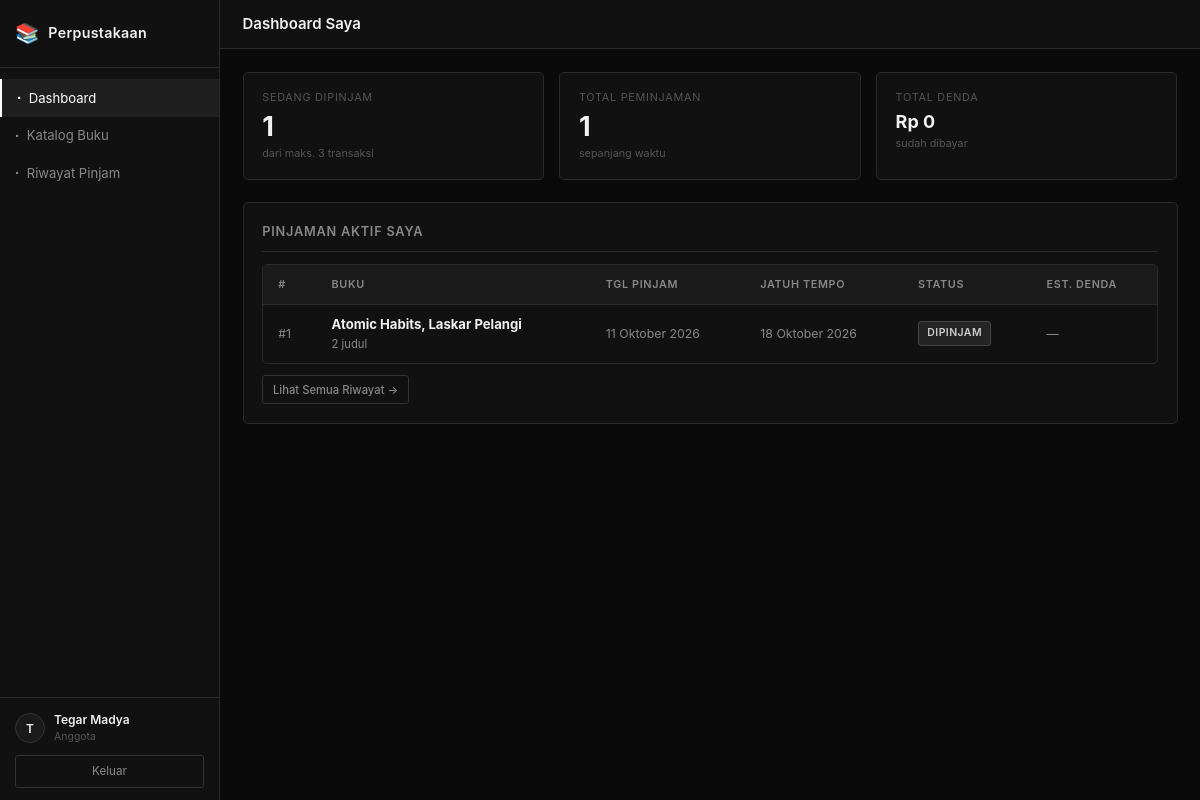
The app's page /anggota/dashboard.php (signed in) with its own data.
### tables this page shows
CREATE TABLE peminjaman (
    id                  INT UNSIGNED AUTO_INCREMENT PRIMARY KEY,
    user_id             INT UNSIGNED NOT NULL,
    tanggal_pinjam      DATE         NOT NULL,
    tanggal_jatuh_tempo DATE         NOT NULL,
    tanggal_kembali     DATE         DEFAULT NULL,
    status              ENUM('dipinjam','dikembalikan') NOT NULL DEFAULT 'dipinjam',
    denda               DECIMAL(12,2) NOT NULL DEFAULT 0.00,
    CONSTRAINT fk_peminjaman_user FOREIGN KEY (user_id) REFERENCES users(id) ON UPDATE CASCADE
);

### includes/fungsi.php (called while the page is built, shortened)
<?php
function formatRupiah(float $angka): string {
    return 'Rp ' . number_format($angka, 0, ',', '.');
}
function formatTanggal(?string $tanggal): string {
    $bulan = [
        1=>'Januari',2=>'Februari',3=>'Maret',4=>'April',
        5=>'Mei',6=>'Juni',7=>'Juli',8=>'Agustus',
        9=>'September',10=>'Oktober',11=>'November',12=>'Desember'
    ];
    $d = new DateTime($tanggal);
    return $d->format('d') . ' ' . $bulan[(int)$d->format('n')] . ' ' . $d->format('Y');
}
function isTelat(string $jatuhTempo): bool {
    $today   = new DateTime();
    $expired = new DateTime($jatuhTempo);
    return $today > $expired;
}
function e(string $str): string {
    return htmlspecialchars($str, ENT_QUOTES, 'UTF-8');
}

### anggota/dashboard.php (the view, shortened to what this page needs)
<?php
require_once __DIR__ . '/../config/koneksi.php';
require_once __DIR__ . '/../includes/fungsi.php';
$user       = currentUser();
$pinjamanAktif = $pdo->prepare("
    SELECT p.*, GROUP_CONCAT(b.judul ORDER BY b.judul SEPARATOR ', ') AS judul_buku,
           COUNT(dp.id) AS jumlah_buku
    FROM peminjaman p
    JOIN detail_peminjaman dp ON p.id = dp.peminjaman_id
    JOIN buku b ON dp.buku_id = b.id
    WHERE p.user_id = :uid AND p.status = 'dipinjam'
    GROUP BY p.id
    ORDER BY p.tanggal_jatuh_tempo ASC
");
$pinjamanAktif->execute([':uid' => $user['id']]);
$aktif = $pinjamanAktif->fetchAll();
$stmtTotal = $pdo->prepare("SELECT COUNT(*) FROM peminjaman WHERE user_id = :uid");
$stmtTotal->execute([':uid' => $user['id']]);
$totalPinjam = (int) $stmtTotal->fetchColumn();
$stmtTotalDenda = $pdo->prepare("SELECT COALESCE(SUM(denda),0) FROM peminjaman WHERE user_id = :uid");
$stmtTotalDenda->execute([':uid' => $user['id']]);
$totalDenda = (float) $stmtTotalDenda->fetchColumn();
require_once __DIR__ . '/../includes/header.php';
?>
<div class="stats-grid">
    <div class="stat-card">
        <div class="stat-label">Sedang Dipinjam</div>
        <div class="stat-value"><?= count($aktif) ?></div>
        <div class="stat-sub">dari maks. <?= MAKS_PINJAM ?> transaksi</div>
    </div>
    <div class="stat-card">
        <div class="stat-label">Total Peminjaman</div>
        <div class="stat-value"><?= $totalPinjam ?></div>
        <div class="stat-sub">sepanjang waktu</div>
    </div>
    <div class="stat-card">
        <div class="stat-label">Total Denda</div>
        <div class="stat-value" style="font-size:1.2rem;"><?= formatRupiah($totalDenda) ?></div>
        <div class="stat-sub">sudah dibayar</div>
    </div>
</div>
<div class="card">
    <div class="card-title">Pinjaman Aktif Saya</div>
    <?php if (empty($aktif)): ?>
        <div class="empty-state">
            <div class="empty-state-icon">📖</div>
            <div class="empty-state-text">Tidak ada pinjaman aktif saat ini.</div>
            <a href="<?= APP_URL ?>/anggota/katalog.php" class="btn btn-secondary btn-sm" style="margin-top:1rem;">
                Lihat Katalog Buku
            </a>
        </div>
    <?php else: ?>
        <div class="table-wrapper">
            <table>
                <thead>
                    <tr>
                        <th>#</th>
                        <th>Buku</th>
                        <th>Tgl Pinjam</th>
                        <th>Jatuh Tempo</th>
                        <th>Status</th>
                        <th>Est. Denda</th>
                    </tr>
                </thead>
                <tbody>
                    <?php foreach ($aktif as $p): ?>
                        <?php
                        $isLate  = isTelat($p['tanggal_jatuh_tempo']);
                        $estDenda = $isLate ? hitungDenda($p['tanggal_jatuh_tempo'], date('Y-m-d'), $p['jumlah_buku']) : 0;
                        ?>
                        <tr>
                            <td class="td-muted">#<?= $p['id'] ?></td>
                            <td>
                                <strong><?= e(mb_strimwidth($p['judul_buku'], 0, 60, '...')) ?></strong>
                                <div class="td-muted" style="font-size:0.75rem;"><?= $p['jumlah_buku'] ?> judul</div>
                            </td>
                            <td class="td-muted"><?= formatTanggal($p['tanggal_pinjam']) ?></td>
                            <td class="td-muted"><?= formatTanggal($p['tanggal_jatuh_tempo']) ?></td>
                            <td>
                                <?php if ($isLate): ?>
                                    <span class="badge badge-telat">Terlambat</span>
                                <?php else: ?>
                                    <span class="badge badge-dipinjam">Dipinjam</span>
                                <?php endif; ?>
                            </td>
                            <td class="td-muted">
                                <?= $estDenda > 0 ? formatRupiah($estDenda) : '—' ?>
                            </td>
                        </tr>
                    <?php endforeach; ?>
                </tbody>
            </table>
        </div>
        <div style="margin-top:0.75rem;">
            <a href="<?= APP_URL ?>/anggota/riwayat.php" class="btn btn-secondary btn-sm">
                Lihat Semua Riwayat →
            </a>
        </div>
    <?php endif; ?>
</div>
<?php require_once __DIR__ . '/../includes/footer.php'; ?>

### assets/css/style.css (style rules this page uses)
*, *::before, *::after { box-sizing: border-box; margin: 0; padding: 0; }
:root { --bg-base: #0a0a0a; --bg-surface: #111111; --bg-elevated: #1a1a1a; --bg-hover: #222222; --border: #2a2a2a; --border-light: #333333; --text-primary: #f0f0f0; --text-secondary: #888888; --text-muted: #555555; --white: #ffffff; --white-dim: rgba(255,255,255,0.06); --status-ok: #6a6a6a; --status-warn: #888888; --status-bad: #4a4a4a; --sidebar-w: 220px; --radius: 5px; --radius-sm: 3px; --transition: 0.15s ease; --font: -apple-system, BlinkMacSystemFont, 'Segoe UI', Roboto, Oxygen, Ubuntu, sans-serif; }
html { font-size: 15px; scroll-behavior: smooth; }
body { font-family: var(--font); background: var(--bg-base); color: var(--text-primary); line-height: 1.6; min-height: 100vh; }
a { color: inherit; text-decoration: none; }
.card { background: var(--bg-surface); border: 1px solid var(--border); border-radius: var(--radius); padding: 1.25rem; margin-bottom: 1.25rem; }
.card-title { font-size: 0.85rem; font-weight: 600; text-transform: uppercase; letter-spacing: 0.06em; color: var(--text-secondary); margin-bottom: 0.8rem; padding-bottom: 0.6rem; border-bottom: 1px solid var(--border); }
.stats-grid { display: grid; grid-template-columns: repeat(auto-fit, minmax(160px, 1fr)); gap: 1rem; margin-bottom: 1.5rem; }
.stat-card { background: var(--bg-surface); border: 1px solid var(--border); border-radius: var(--radius); padding: 1.1rem 1.25rem; }
.stat-label { font-size: 0.72rem; text-transform: uppercase; letter-spacing: 0.07em; color: var(--text-muted); margin-bottom: 0.4rem; }
.stat-value { font-size: 1.8rem; font-weight: 700; color: var(--text-primary); line-height: 1.1; }
.stat-sub { font-size: 0.72rem; color: var(--text-muted); margin-top: 0.2rem; }
.table-wrapper { overflow-x: auto; border: 1px solid var(--border); border-radius: var(--radius); }
table { width: 100%; border-collapse: collapse; font-size: 0.875rem; }
thead th { background: var(--bg-elevated); color: var(--text-secondary); font-size: 0.72rem; font-weight: 600; text-transform: uppercase; letter-spacing: 0.06em; padding: 0.7rem 1rem; border-bottom: 1px solid var(--border); text-align: left; white-space: nowrap; }
tbody td { padding: 0.65rem 1rem; border-bottom: 1px solid var(--border); color: var(--text-primary); vertical-align: middle; }
tbody tr:last-child td { border-bottom: none; }
.td-muted { color: var(--text-secondary); font-size: 0.82rem; }
.badge { display: inline-block; padding: 0.2rem 0.55rem; font-size: 0.7rem; font-weight: 600; letter-spacing: 0.04em; border-radius: var(--radius-sm); text-transform: uppercase; }
.badge-dipinjam { background: rgba(255,255,255,0.08); color: #ccc; border: 1px solid #444; }
.btn { display: inline-flex; align-items: center; gap: 0.35rem; padding: 0.5rem 1rem; font-size: 0.8rem; font-weight: 500; font-family: var(--font); border-radius: var(--radius-sm); cursor: pointer; transition: background var(--transition), color var(--transition), border-color var(--transition); border: 1px solid transparent; text-decoration: none; }
.btn-secondary { background: transparent; border-color: var(--border-light); color: var(--text-secondary); }
.btn-sm { padding: 0.3rem 0.65rem; font-size: 0.75rem; }

### records on screen
peminjaman: id "1", judul_buku "Atomic Habits, Laskar Pelangi", jumlah_buku "2", tanggal_pinjam "11 Oktober 2026", tanggal_jatuh_tempo "18 Oktober 2026", shows "DIPINJAM"

### other values on screen
APP_NAME "Perpustakaan"
substr($user['nama'], 0, 1) "T"
$user['nama'] "Tegar Madya"
$user['role'] "Anggota"
$pageTitle "Dashboard Saya"
count($aktif) "1"
MAKS_PINJAM "3"
$totalPinjam "1"
formatRupiah($totalDenda) "Rp 0"
